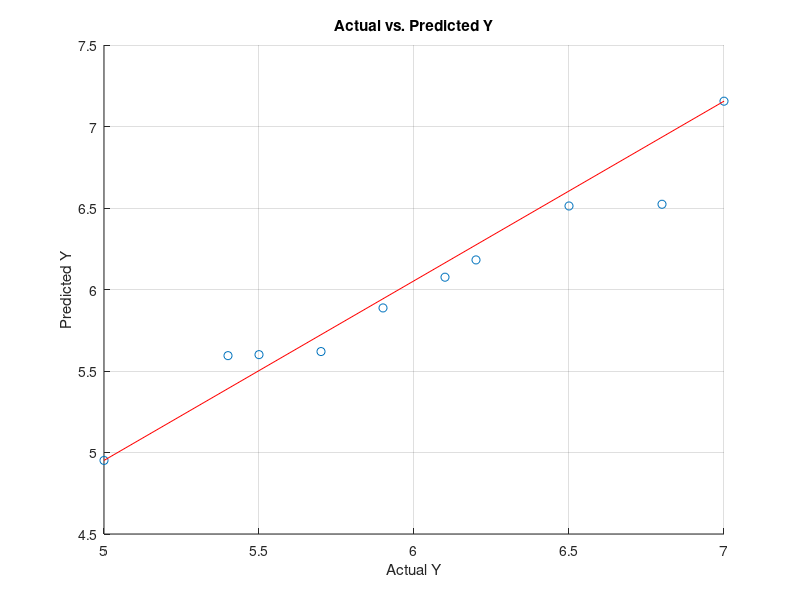

MATLAB code to generate this figure:
% ╔══════════════════════════════════════════╗
% ║                                          ║
% ║  Creator: MohammadSina GhanbariPakdehi   ║
% ║  Contact:                                ║
% ║ ghanbaripakdehi.m@northeastern.edu       ║
% ╚══════════════════════════════════════════╝

% Multivariable Linear regression
clear, clc

x = [2.5,1.8,3.2;3,2,2.8;2.8,1.5,3;2.2,1.7,2.5;2.6,1.9,2.7;3.2,2.2,2.9;2.9,1.6,3.1;2.7,1.8,2.4;3.5,2.3,3.5;3.1,2.1,3.3];
y = [5.7,6.2,5.9,5,5.4,6.8,6.1,5.5,7,6.5]';
n = size(x, 2); % Number of features (columns)

Coeff = zeros(n + 1, n + 1); % Coefficient matrix

% Fill the first row and column of Coeff
Coeff(1, 1) = length(y);
Coeff(2:end, 1) = sum(x)';
Coeff(1, 2:end) = sum(x);

% Fill the remaining cells of Coeff
for i = 2:n+1
    for j = 2:n+1
        Coeff(i, j) = x(:, i-1)' * x(:, j-1);
    end
end

Ans = ones(n + 1, 1); % Answer vector
Ans(1) = sum(y);
Ans(2:end) = x' * y;

Final = Coeff \ Ans;
disp(Final);

y_new = ones(length(y),1);
for i = 1:length(y)
    y_new(i) = Final(1) + Final(2)*x(i,1) + Final(3)*x(i,2) + Final(4)*x(i,3);
end

scatter(y, y_new);
hold on
plot([min(y), max(y)], [min(y_new), max(y_new)], 'r'); % Plotting regression line
xlabel('Actual Y');
ylabel('Predicted Y');
title('Actual vs. Predicted Y');
grid on;
